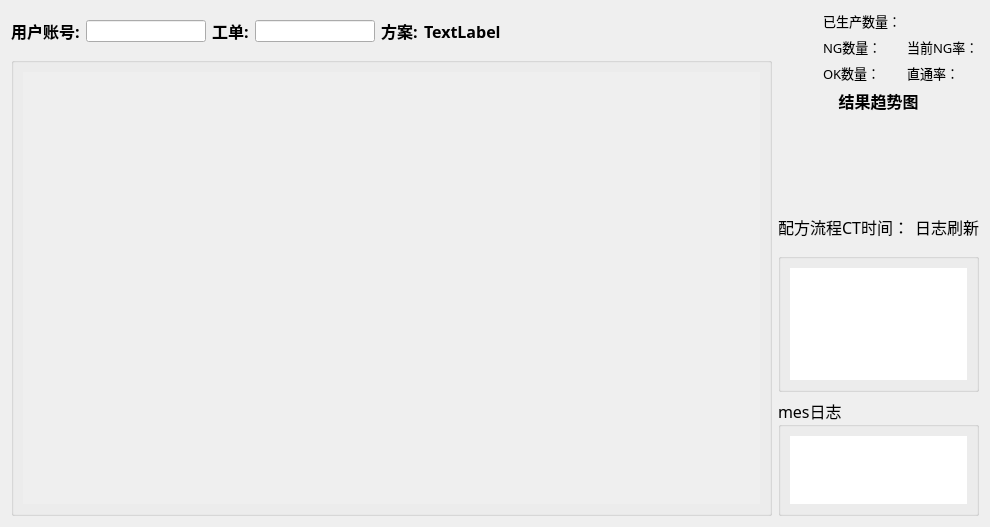
      <widget class="QWidget" name="tab_workbench">
       <property name="toolTip">
        <string/>
       </property>
       <attribute name="icon">
        <iconset resource="../../imgResource.qrc">
         <normaloff>:/icons/icons8-browse-page-48 - 副本.png</normaloff>:/icons/icons8-browse-page-48 - 副本.png</iconset>
       </attribute>
       <attribute name="title">
        <string/>
       </attribute>
       <attribute name="toolTip">
        <string>Workbench</string>
       </attribute>
       <layout class="QHBoxLayout" name="horizontalLayout_7" stretch="7,1">
        <item>
         <layout class="QVBoxLayout" name="verticalLayout_7">
          <item>
           <layout class="QHBoxLayout" name="horizontalLayout" stretch="1,2,0,0,1,2,1,1,1,6,1">
            <item>
             <widget class="QLabel" name="label_10">
              <property name="font">
               <font>
                <family>阿里巴巴普惠体 3.0 55 Regular L3</family>
                <pointsize>12</pointsize>
                <weight>75</weight>
                <bold>true</bold>
               </font>
              </property>
              <property name="text">
               <string>用户账号:</string>
              </property>
             </widget>
            </item>
            <item>
             <widget class="QLineEdit" name="lineEdit_UserAccount">
              <property name="minimumSize">
               <size>
                <width>120</width>
                <height>0</height>
               </size>
              </property>
              <property name="maximumSize">
               <size>
                <width>120</width>
                <height>16777215</height>
               </size>
              </property>
             </widget>
            </item>
            <item>
             <widget class="QLabel" name="label_14">
              <property name="font">
               <font>
                <family>阿里巴巴普惠体 3.0 55 Regular L3</family>
                <pointsize>12</pointsize>
                <weight>75</weight>
                <bold>true</bold>
               </font>
              </property>
              <property name="text">
               <string>工单:</string>
              </property>
             </widget>
            </item>
            <item>
             <widget class="QLineEdit" name="lineEdit_WorkOrderCode">
              <property name="minimumSize">
               <size>
                <width>120</width>
                <height>0</height>
               </size>
              </property>
              <property name="maximumSize">
               <size>
                <width>120</width>
                <height>16777215</height>
               </size>
              </property>
             </widget>
            </item>
            <item>
             <widget class="QLabel" name="label_2">
              <property name="font">
               <font>
                <family>阿里巴巴普惠体 3.0 55 Regular L3</family>
                <pointsize>12</pointsize>
                <weight>75</weight>
                <bold>true</bold>
               </font>
              </property>
              <property name="text">
               <string>方案:</string>
              </property>
             </widget>
            </item>
            <item>
             <widget class="QLabel" name="label_ProjectName">
              <property name="font">
               <font>
                <family>阿里巴巴普惠体 3.0 55 Regular L3</family>
                <pointsize>12</pointsize>
                <weight>75</weight>
                <bold>true</bold>
               </font>
              </property>
              <property name="text">
               <string>TextLabel</string>
              </property>
             </widget>
            </item>
            <item>
             <widget class="QPushButton" name="pushButton_init">
              <property name="minimumSize">
               <size>
                <width>0</width>
                <height>40</height>
               </size>
              </property>
              <property name="font">
               <font>
                <family>Arial</family>
                <pointsize>9</pointsize>
                <weight>50</weight>
                <bold>false</bold>
               </font>
              </property>
              <property name="toolTip">
               <string>板卡初始化</string>
              </property>
              <property name="styleSheet">
               <string notr="true">QPushButton {
    border: none;
    background: transparent;
}
QPushButton:hover {
    border:1px solid #FFFFFF;
    background: rgba(127, 127, 127, 20);
}</string>
              </property>
              <property name="text">
               <string/>
              </property>
              <property name="icon">
               <iconset resource="../../imgResource.qrc">
                <normaloff>:/icons/icons8-连接的-48.png</normaloff>:/icons/icons8-连接的-48.png</iconset>
              </property>
              <property name="iconSize">
               <size>
                <width>36</width>
                <height>36</height>
               </size>
              </property>
             </widget>
            </item>
            <item>
             <widget class="QPushButton" name="pushButton_Stop">
              <property name="minimumSize">
               <size>
                <width>0</width>
                <height>40</height>
               </size>
              </property>
              <property name="font">
               <font>
                <family>Arial</family>
                <pointsize>9</pointsize>
                <weight>50</weight>
                <bold>false</bold>
               </font>
              </property>
              <property name="toolTip">
               <string>停止</string>
              </property>
              <property name="styleSheet">
               <string notr="true">QPushButton {
    border: none;
    background: transparent;
}
QPushButton:hover {
    border:1px solid #FFFFFF;
    background: rgba(127, 127, 127, 20);
}</string>
              </property>
              <property name="text">
               <string/>
              </property>
              <property name="icon">
               <iconset resource="../../imgResource.qrc">
                <normaloff>:/icons/icons8-停止-48red.png</normaloff>:/icons/icons8-停止-48red.png</iconset>
              </property>
              <property name="iconSize">
               <size>
                <width>36</width>
                <height>36</height>
               </size>
              </property>
             </widget>
            </item>
            <item>
             <widget class="QPushButton" name="pushButton_Reset">
              <property name="minimumSize">
               <size>
                <width>0</width>
                <height>40</height>
               </size>
              </property>
              <property name="font">
               <font>
                <family>Arial</family>
                <pointsize>9</pointsize>
                <weight>50</weight>
                <bold>false</bold>
               </font>
              </property>
              <property name="toolTip">
               <string>复位机头</string>
              </property>
              <property name="styleSheet">
               <string notr="true">QPushButton {
    border: none;
    background: transparent;
}
QPushButton:hover {
    border:1px solid #FFFFFF;
    background: rgba(127, 127, 127, 20);
}</string>
              </property>
              <property name="text">
               <string/>
              </property>
              <property name="icon">
               <iconset resource="../../imgResource.qrc">
                <normaloff>:/icons/icons8-中心方向-48.png</normaloff>:/icons/icons8-中心方向-48.png</iconset>
              </property>
              <property name="iconSize">
               <size>
                <width>36</width>
                <height>36</height>
               </size>
              </property>
             </widget>
            </item>
            <item>
             <spacer name="horizontalSpacer_8">
              <property name="orientation">
               <enum>Qt::Horizontal</enum>
              </property>
              <property name="sizeHint" stdset="0">
               <size>
                <width>40</width>
                <height>20</height>
               </size>
              </property>
             </spacer>
            </item>
            <item>
             <widget class="QPushButton" name="pushButton_ResultClear">
              <property name="minimumSize">
               <size>
                <width>0</width>
                <height>40</height>
               </size>
              </property>
              <property name="toolTip">
               <string>结果刷新</string>
              </property>
              <property name="styleSheet">
               <string notr="true">QPushButton {
    border: none;
    background: transparent;
}
QPushButton:hover {
    border:1px solid #FFFFFF;
    background: rgba(127, 127, 127, 20);
}</string>
              </property>
              <property name="text">
               <string/>
              </property>
              <property name="icon">
               <iconset resource="../../imgResource.qrc">
                <normaloff>:/icons/icons8-更新左旋转-48.png</normaloff>:/icons/icons8-更新左旋转-48.png</iconset>
              </property>
              <property name="iconSize">
               <size>
                <width>36</width>
                <height>36</height>
               </size>
              </property>
             </widget>
            </item>
           </layout>
          </item>
          <item>
           <widget class="QtMyGroupBox" name="groupBox_3">
            <property name="title">
             <string/>
            </property>
            <layout class="QVBoxLayout" name="verticalLayout_9">
             <item>
              <widget class="QScrollArea" name="scrollArea_ShowPin">
               <property name="styleSheet">
                <string notr="true">border: none;</string>
               </property>
               <property name="lineWidth">
                <number>1</number>
               </property>
               <property name="widgetResizable">
                <bool>true</bool>
               </property>
               <widget class="QWidget" name="scrollAreaWidgetContents_ShowPin">
                <property name="geometry">
                 <rect>
                  <x>0</x>
                  <y>0</y>
                  <width>1096</width>
                  <height>633</height>
                 </rect>
                </property>
                <layout class="QHBoxLayout" name="horizontalLayout_4"/>
               </widget>
              </widget>
             </item>
            </layout>
           </widget>
          </item>
         </layout>
        </item>
        <item>
         <layout class="QVBoxLayout" name="verticalLayout_8" stretch="2,4,1,5,1">
          <item>
           <layout class="QGridLayout" name="gridLayout">
            <item row="1" column="2">
             <widget class="QLabel" name="label_6">
              <property name="font">
               <font>
                <family>微软雅黑</family>
                <pointsize>10</pointsize>
                <weight>50</weight>
                <bold>false</bold>
               </font>
              </property>
              <property name="text">
               <string>当前NG率：</string>
              </property>
              <property name="alignment">
               <set>Qt::AlignLeading|Qt::AlignLeft|Qt::AlignVCenter</set>
              </property>
             </widget>
            </item>
            <item row="0" column="1">
             <widget class="QLabel" name="label_ProductCount">
              <property name="font">
               <font>
                <family>微软雅黑</family>
                <pointsize>10</pointsize>
                <weight>50</weight>
                <bold>false</bold>
               </font>
              </property>
              <property name="text">
               <string>已生产数量：</string>
              </property>
             </widget>
            </item>
            <item row="0" column="0" rowspan="3">
             <widget class="QLabel" name="label_ResultPic">
              <property name="sizePolicy">
               <sizepolicy hsizetype="Preferred" vsizetype="Preferred">
                <horstretch>0</horstretch>
                <verstretch>0</verstretch>
               </sizepolicy>
              </property>
              <property name="maximumSize">
               <size>
                <width>120</width>
                <height>120</height>
               </size>
              </property>
              <property name="text">
               <string/>
              </property>
              <property name="pixmap">
               <pixmap resource="../../imgResource.qrc">:/icons/ok.png</pixmap>
              </property>
              <property name="scaledContents">
               <bool>true</bool>
              </property>
             </widget>
            </item>
            <item row="1" column="1">
             <widget class="QLabel" name="label_NGCount">
              <property name="font">
               <font>
                <family>微软雅黑</family>
                <pointsize>10</pointsize>
                <weight>50</weight>
                <bold>false</bold>
               </font>
              </property>
              <property name="text">
               <string>NG数量：</string>
              </property>
             </widget>
            </item>
            <item row="0" column="2">
             <widget class="QPushButton" name="pushButton_clearData">
              <property name="toolTip">
               <string>清除数据</string>
              </property>
              <property name="styleSheet">
               <string notr="true">QPushButton {
    border: none;
    background: transparent;
}
QPushButton:hover {
    border:1px solid #FFFFFF;
    background: rgba(127, 127, 127, 20);
}</string>
              </property>
              <property name="text">
               <string/>
              </property>
              <property name="icon">
               <iconset resource="../../imgResource.qrc">
                <normaloff>:/icons/icons8-更新左旋转-48.png</normaloff>:/icons/icons8-更新左旋转-48.png</iconset>
              </property>
              <property name="iconSize">
               <size>
                <width>36</width>
                <height>36</height>
               </size>
              </property>
             </widget>
            </item>
            <item row="2" column="1">
             <widget class="QLabel" name="label_OKCount">
              <property name="font">
               <font>
                <family>微软雅黑</family>
                <pointsize>10</pointsize>
                <weight>50</weight>
                <bold>false</bold>
               </font>
              </property>
              <property name="text">
               <string>OK数量：</string>
              </property>
             </widget>
            </item>
            <item row="2" column="2">
             <widget class="QLabel" name="label_FirstPassRate">
              <property name="font">
               <font>
                <family>微软雅黑</family>
                <pointsize>10</pointsize>
                <weight>50</weight>
                <bold>false</bold>
               </font>
              </property>
              <property name="text">
               <string>直通率：</string>
              </property>
             </widget>
            </item>
           </layout>
          </item>
          <item>
           <layout class="QVBoxLayout" name="verticalLayout_3" stretch="1,8">
            <item>
             <widget class="QLabel" name="label_3">
              <property name="font">
               <font>
                <family>微软雅黑</family>
                <pointsize>12</pointsize>
                <weight>75</weight>
                <bold>true</bold>
               </font>
              </property>
              <property name="text">
               <string>结果趋势图</string>
              </property>
              <property name="alignment">
               <set>Qt::AlignCenter</set>
              </property>
             </widget>
            </item>
            <item>
             <widget class="TimeSeriesPlot" name="widget_showNG" native="true"/>
            </item>
           </layout>
          </item>
          <item>
           <layout class="QHBoxLayout" name="horizontalLayout_5">
            <item>
             <widget class="QLabel" name="label_12">
              <property name="font">
               <font>
                <family>微软雅黑</family>
                <pointsize>12</pointsize>
                <weight>50</weight>
                <bold>false</bold>
               </font>
              </property>
              <property name="text">
               <string>配方流程CT时间：</string>
              </property>
             </widget>
            </item>
            <item>
             <spacer name="horizontalSpacer_2">
              <property name="orientation">
               <enum>Qt::Horizontal</enum>
              </property>
              <property name="sizeHint" stdset="0">
               <size>
                <width>40</width>
                <height>20</height>
               </size>
              </property>
             </spacer>
            </item>
            <item>
             <widget class="QPushButton" name="pushButton_clearLog">
              <property name="minimumSize">
               <size>
                <width>0</width>
                <height>40</height>
               </size>
              </property>
              <property name="font">
               <font>
                <family>微软雅黑</family>
                <pointsize>12</pointsize>
                <weight>50</weight>
                <bold>false</bold>
               </font>
              </property>
              <property name="toolTip">
               <string>日志刷新</string>
              </property>
              <property name="layoutDirection">
               <enum>Qt::RightToLeft</enum>
              </property>
              <property name="styleSheet">
               <string notr="true">QPushButton {
    border: none;
    background: transparent;
}
QPushButton:hover {
    border:1px solid #FFFFFF;
    background: rgba(127, 127, 127, 20);
}</string>
              </property>
              <property name="text">
               <string>日志刷新</string>
              </property>
              <property name="icon">
               <iconset resource="../../imgResource.qrc">
                <normaloff>:/icons/icons8-更新左旋转-48.png</normaloff>:/icons/icons8-更新左旋转-48.png</iconset>
              </property>
              <property name="iconSize">
               <size>
                <width>36</width>
                <height>36</height>
               </size>
              </property>
             </widget>
            </item>
           </layout>
          </item>
          <item>
           <widget class="QtMyGroupBox" name="groupBox_4">
            <property name="styleSheet">
             <string notr="true"/>
            </property>
            <property name="title">
             <string/>
            </property>
            <layout class="QVBoxLayout" name="verticalLayout_10">
             <item>
              <widget class="QTextEdit" name="textEdit_Log">
               <property name="font">
                <font>
                 <family>微软雅黑</family>
                 <pointsize>12</pointsize>
                 <weight>50</weight>
                 <bold>false</bold>
                </font>
               </property>
               <property name="styleSheet">
                <string notr="true">border: none;</string>
               </property>
              </widget>
             </item>
            </layout>
           </widget>
          </item>
          <item>
           <widget class="TechGroupBox" name="groupBox_5">
            <property name="font">
             <font>
              <family>微软雅黑</family>
              <pointsize>12</pointsize>
              <weight>50</weight>
              <bold>false</bold>
             </font>
            </property>
            <property name="styleSheet">
             <string notr="true"/>
            </property>
            <property name="title">
             <string>mes日志</string>
            </property>
            <layout class="QVBoxLayout" name="verticalLayout_11">
             <item>
              <widget class="QTextEdit" name="textEdit_mesLog">
               <property name="maximumSize">
                <size>
                 <width>16777215</width>
                 <height>70</height>
                </size>
               </property>
               <property name="font">
                <font>
                 <family>微软雅黑</family>
                 <pointsize>12</pointsize>
                 <weight>50</weight>
                 <bold>false</bold>
                </font>
               </property>
               <property name="styleSheet">
                <string notr="true">border: none;</string>
               </property>
              </widget>
             </item>
            </layout>
           </widget>
          </item>
         </layout>
        </item>
       </layout>
      </widget>
